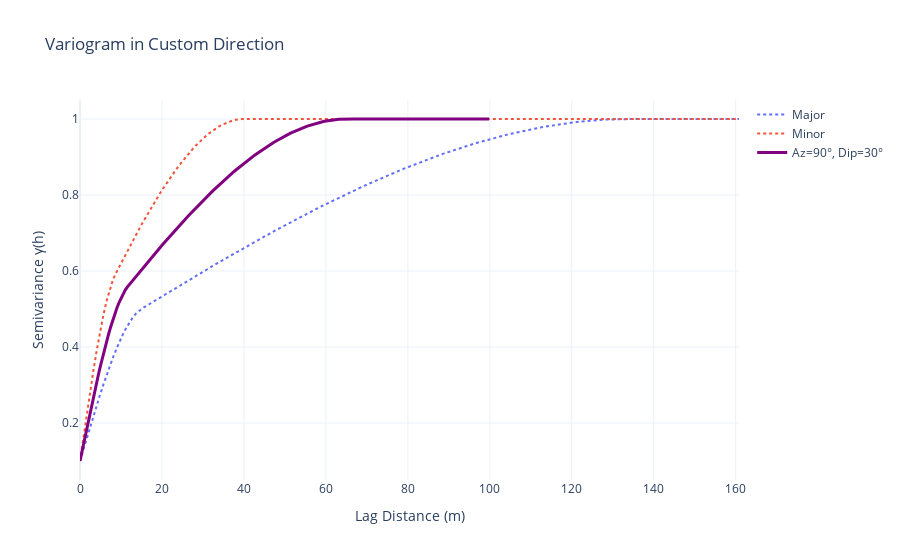

The code cell stored with this chart in its notebook:
### Markdown cell above
### Variogram in Arbitrary Directions

Use `get_direction()` to calculate the variogram curve in any direction specified by azimuth and dip angles.

### Code cell
# Calculate variogram in an arbitrary direction
distance, semivariance = variogram.get_direction(azimuth=90, dip=30)

fig = go.Figure()

# Add the principal directions for comparison
fig.add_trace(go.Scatter(x=major.distance, y=major.semivariance, name="Major", line=dict(dash="dot")))
fig.add_trace(go.Scatter(x=minor.distance, y=minor.semivariance, name="Minor", line=dict(dash="dot")))

# Add the custom direction
fig.add_trace(
    go.Scatter(
        x=distance,
        y=semivariance,
        name="Az=90°, Dip=30°",
        line=dict(color="purple", width=3),
    )
)

fig.update_layout(
    title="Variogram in Custom Direction",
    xaxis_title="Lag Distance (m)",
    yaxis_title="Semivariance γ(h)",
    template="plotly_white",
)

fig.show()

### Figure 1 — Plotly figure (JSON) as saved in the notebook; plotly's stock layout.template omitted (floating-point values rounded to 4 significant figures; data arrays with more than 128 entries replaced by an {"elided": "..."} marker saying what was removed)
{"data": [{"line": {"dash": "dot"}, "name": "Major", "type": "scatter", "x": {"elided": "200 float values"}, "y": {"elided": "200 float values"}}, {"line": {"dash": "dot"}, "name": "Minor", "type": "scatter", "x": {"elided": "200 float values"}, "y": {"elided": "200 float values"}}, {"line": {"color": "purple", "width": 3}, "name": "Az=90°, Dip=30°", "type": "scatter", "x": {"elided": "200 float values"}, "y": {"elided": "200 float values"}}], "layout": {"title": {"text": "Variogram in Custom Direction"}, "xaxis": {"title": {"text": "Lag Distance (m)"}}, "yaxis": {"title": {"text": "Semivariance γ(h)"}}}}
